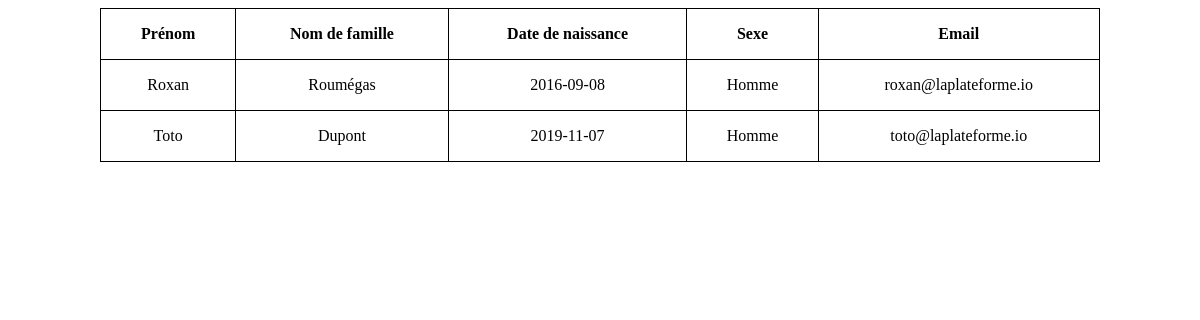
Page /job07/index.php on the committed database.
### tables this page shows
CREATE TABLE `etudiant` (
  `id` int(11) NOT NULL,
  `prenom` varchar(255) NOT NULL,
  `nom` varchar(255) NOT NULL,
  `naissance` date NOT NULL,
  `sexe` varchar(25) NOT NULL,
  `email` varchar(255) NOT NULL
);

### job07/index.php (the view, shortened to what this page needs)
<?php
$connexion = null;
try {
  $connexion = new PDO('mysql:host=localhost;dbname=jour05', "root", "");
} catch (PDOException $e) {
  throw $e;
}
$sql = "select prenom, nom, naissance, sexe, email from etudiant where year(NOW()) - year(naissance) < 18;";
$request = $connexion->prepare($sql);
$request->execute();
$students = $request->fetchAll(PDO::FETCH_ASSOC);
?>
<!DOCTYPE html>
<html lang="fr">
<head>
  <link rel="stylesheet" href="./style.css">
</head>
<body>
  <table class="simple-style">
    <thead>
      <tr>
        <th>Prénom</th>
        <th>Nom de famille</th>
        <th>Date de naissance</th>
        <th>Sexe</th>
        <th>Email</th>
      </tr>
    </thead>
    <tbody>
      <?php foreach ($students as $student) { ?>
        <tr>
          <td><?= $student["prenom"] ?></td>
          <td><?= $student["nom"] ?></td>
          <td><?= $student["naissance"] ?></td>
          <td><?= $student["sexe"] ?></td>
          <td><?= $student["email"] ?></td>
        </tr>
      <?php } ?>
    </tbody>
  </table>
</body>
</html>

### job07/style.css (style rules this page uses)
.simple-style { width: 100%; max-width: 1000px; margin-inline: auto; border-collapse: collapse; }
.simple-style th, .simple-style td { padding: 1rem; border: 1px solid black; }
.simple-style td { text-align: center; }

### rows in the picture
etudiant: prenom "Roxan", nom "Roumégas", naissance "2016-09-08", sexe "Homme", email "roxan@laplateforme.io"
etudiant: prenom "Toto", nom "Dupont", naissance "2019-11-07", sexe "Homme", email "toto@laplateforme.io"
